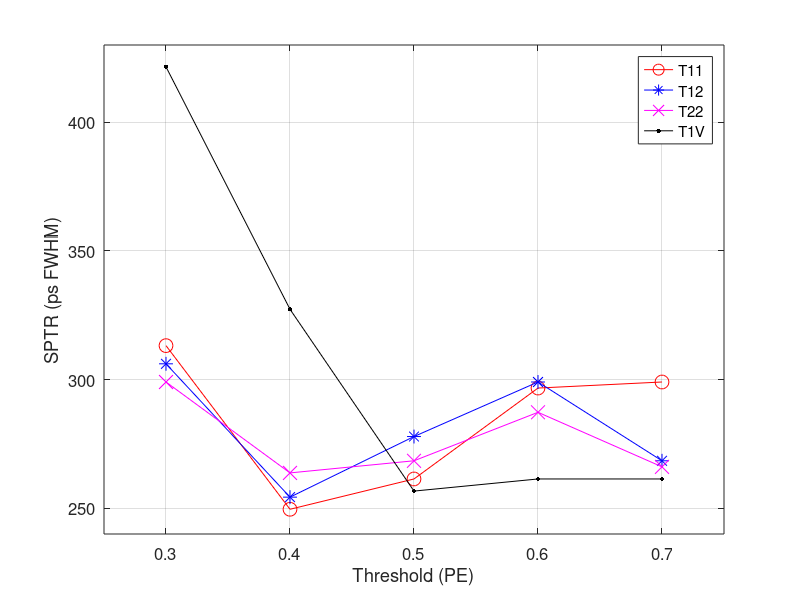

MATLAB code for this plot: (Note: this script raises an error after producing the figure.)
clear all;
close all;
clc;
format long
th=[0.3 0.4 0.5 0.6 0.7];
sptrt11=[133 106 111 126 127]*2*sqrt(2*log(2));
sptrt12=[130 108 118 127 114]*2*sqrt(2*log(2));
sptrt22=[127 112 114 122 113]*2*sqrt(2*log(2));
sptrt1v=[179 139 109 111 111]*2*sqrt(2*log(2));
plot(th,sptrt11,'ro-','MarkerSize', 10);
hold on
grid on
xlim([0.25 0.75]);
ylim([240 430]);
xticks([0.3 0.4 0.5 0.6 0.7]);
plot(th,sptrt12,'b*-','MarkerSize', 10);
hold on
plot(th,sptrt22,'mx-','MarkerSize', 10);
hold on
plot(th,sptrt1v,'k.-','MarkerSize', 10);
hold off
set(gca,'FontSize',12);
xlabel('Threshold (PE)');
ylabel('SPTR (ps FWHM)');
l1=legend('T11','T12','T22','T1V');
l1.FontSize=20;